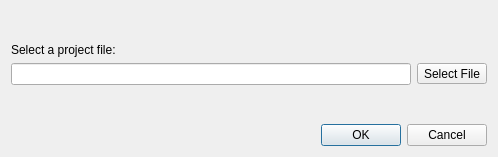
<?xml version="1.0" encoding="UTF-8"?>
<ui version="4.0">
 <class>openProjectDialog</class>
 <widget class="QDialog" name="openProjectDialog">
  <property name="geometry">
   <rect>
    <x>0</x>
    <y>0</y>
    <width>487</width>
    <height>157</height>
   </rect>
  </property>
  <property name="windowTitle">
   <string>Open Project</string>
  </property>
  <layout class="QGridLayout" name="gridLayout">
   <item row="2" column="0">
    <widget class="QLineEdit" name="txt_projectLocation">
     <property name="enabled">
      <bool>true</bool>
     </property>
     <property name="minimumSize">
      <size>
       <width>400</width>
       <height>0</height>
      </size>
     </property>
     <property name="readOnly">
      <bool>false</bool>
     </property>
    </widget>
   </item>
   <item row="4" column="0" colspan="2">
    <widget class="QDialogButtonBox" name="buttonBox">
     <property name="orientation">
      <enum>Qt::Horizontal</enum>
     </property>
     <property name="standardButtons">
      <set>QDialogButtonBox::Cancel|QDialogButtonBox::Ok</set>
     </property>
    </widget>
   </item>
   <item row="3" column="0">
    <spacer name="verticalSpacer">
     <property name="orientation">
      <enum>Qt::Vertical</enum>
     </property>
     <property name="sizeHint" stdset="0">
      <size>
       <width>20</width>
       <height>40</height>
      </size>
     </property>
    </spacer>
   </item>
   <item row="0" column="0">
    <spacer name="verticalSpacer_2">
     <property name="orientation">
      <enum>Qt::Vertical</enum>
     </property>
     <property name="sizeHint" stdset="0">
      <size>
       <width>20</width>
       <height>40</height>
      </size>
     </property>
    </spacer>
   </item>
   <item row="1" column="0" colspan="2">
    <widget class="QLabel" name="label">
     <property name="text">
      <string>Select a project file:</string>
     </property>
    </widget>
   </item>
   <item row="2" column="1">
    <widget class="QToolButton" name="btn_selectFile">
     <property name="text">
      <string>Select File</string>
     </property>
    </widget>
   </item>
  </layout>
 </widget>
 <resources/>
 <connections>
  <connection>
   <sender>buttonBox</sender>
   <signal>accepted()</signal>
   <receiver>openProjectDialog</receiver>
   <slot>accept()</slot>
   <hints>
    <hint type="sourcelabel">
     <x>248</x>
     <y>254</y>
    </hint>
    <hint type="destinationlabel">
     <x>157</x>
     <y>274</y>
    </hint>
   </hints>
  </connection>
  <connection>
   <sender>buttonBox</sender>
   <signal>rejected()</signal>
   <receiver>openProjectDialog</receiver>
   <slot>reject()</slot>
   <hints>
    <hint type="sourcelabel">
     <x>316</x>
     <y>260</y>
    </hint>
    <hint type="destinationlabel">
     <x>286</x>
     <y>274</y>
    </hint>
   </hints>
  </connection>
 </connections>
</ui>
